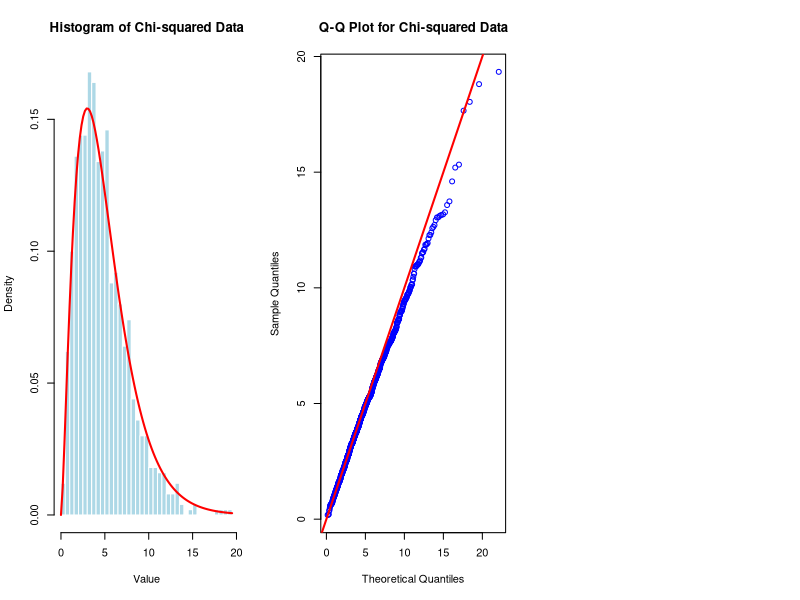

R code for this plot:
# Define simulation parameters
K <- 5        # Degrees of freedom (df) for the chi-squared distribution
N_sim <- 1000 # Number of simulations (random variates to generate)

# Set seed for reproducibility
set.seed(123)

# Generate N_sim random deviates from a chi-squared distribution with K degrees of freedom
chi2_data <- rchisq(n = N_sim, df = K)

# Calculate the mean and variance of the simulated data
mean_chi2 <- mean(chi2_data)
var_chi2 <- var(chi2_data)

# Print the calculated mean and variance
print(paste("Sample mean:", mean_chi2))
print(paste("Sample variance:", var_chi2))
# For a chi-squared distribution, the theoretical mean is 'df' and variance is '2*df'.
# The printed values should be close to K and 2*K, respectively.
print(paste("Theoretical mean:", K))
print(paste("Theoretical variance:", 2 * K))

# Graphical output: Create a 1x3 grid for three plots
par(mfrow = c(1, 3))

# Histogram of the simulated chi-squared data
hist(chi2_data, breaks = 30, col = "lightblue", probability = TRUE,
     main = "Histogram of Chi-squared Data",
     xlab = "Value", border = "white")
# Overlay the theoretical chi-squared density curve
curve(dchisq(x, df = K), add = TRUE, col = "red", lwd = 2)

# Q-Q plot for the chi-squared data against theoretical chi-squared quantiles
qqplot(qchisq(ppoints(N_sim), df = K), chi2_data,
       main = "Q-Q Plot for Chi-squared Data",
       col = "blue",
       xlab = "Theoretical Quantiles",
       ylab = "Sample Quantiles")
# Add a reference line (y=x) to check for agreement with the theoretical distribution
abline(a = 0, b = 1, col = "red", lwd = 2)

# Alternative, simpler Q-Q plot using qqplot() with the distribution parameter
# qqplot(chi2_data, distribution = function(p) qchisq(p, df = K),
#        main = "Q-Q Plot for Chi-squared Data",
#        col = "blue",
#        xlab = "Theoretical Quantiles",
#        ylab = "Sample Quantiles")
# abline(a = 0, b = 1, col = "red", lwd = 2)
